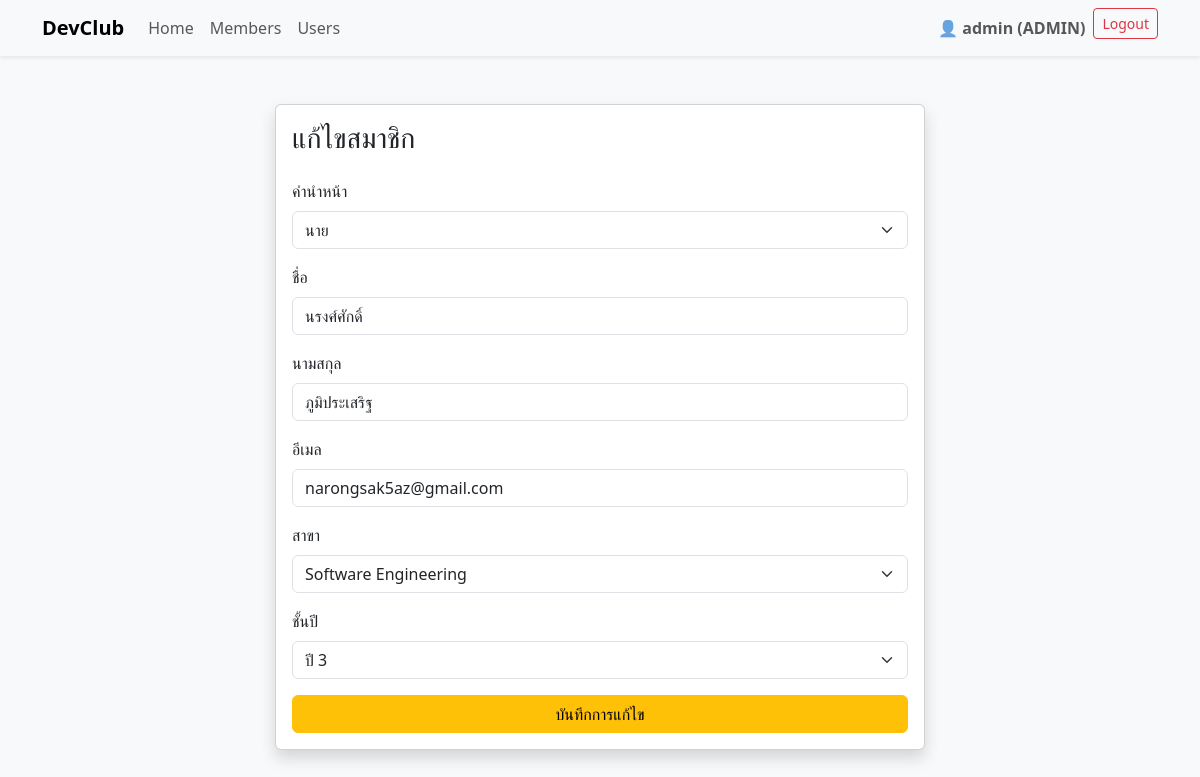
/frontend/form_member.php?id=1 (signed in), run on the app's committed database.
### tables this page shows
CREATE TABLE `members` (
  `id` int(11) NOT NULL,
  `title` enum('นาย','นาง','นางสาว','Mr','Ms') DEFAULT NULL,
  `firstname` varchar(255) DEFAULT NULL,
  `lastname` varchar(255) DEFAULT NULL,
  `email` varchar(255) DEFAULT NULL,
  `major` int(11) DEFAULT NULL,
  `year` int(11) DEFAULT NULL
);

CREATE TABLE `majors` (
  `id` int(11) NOT NULL,
  `name` varchar(100) NOT NULL
);

### frontend/form_member.php (the view, shortened to what this page needs)
<?php
require_once "../configs/connect.php";
$editing = false;
$member = null;
if (isset($_GET['id'])) {
    $editing = true;
    $id = $_GET['id'];
    $stmt = $conn->prepare("SELECT * FROM members WHERE id = :id");
    $stmt->bindParam(":id", $id);
    $stmt->execute();
    $member = $stmt->fetch(PDO::FETCH_ASSOC);
}
$majorStmt = $conn->query("SELECT id, name FROM majors ORDER BY name ASC");
$majors = $majorStmt->fetchAll(PDO::FETCH_ASSOC);
?>
<!doctype html>
<html lang="en">
<head>
    <link href="https://cdn.jsdelivr.net/npm/bootstrap@5.3.2/dist/css/bootstrap.min.css" rel="stylesheet">
</head>
<body class="bg-light">
<?php require_once "../layouts/navbar.php"; ?>
<div class="container py-5">
    <div class="card shadow mx-auto" style="max-width: 650px;">
        <div class="card-body">
            <h3 class="mb-4">
                <?= $editing ? "แก้ไขสมาชิก" : "เพิ่มสมาชิกใหม่" ?>
            </h3>
            <form action="../backend/member_api.php" method="POST">
                <div class="mb-3">
                    <label class="form-label">คำนำหน้า</label>
                    <select name="title" class="form-select" required>
                        <?php
                        $titles = ['นาย', 'นางสาว', 'นาง', 'Mr', 'Ms'];
                        foreach ($titles as $t):
                        ?>
                            <option value="<?= $t ?>"
                                <?= ($editing && $member['title'] === $t) ? "selected" : "" ?>>
                                <?= $t ?>
                            </option>
                        <?php endforeach; ?>
                    </select>
                </div>
                <div class="mb-3">
                    <label class="form-label">ชื่อ</label>
                    <input type="text" class="form-control" name="firstname"
                           value="<?= $editing ? htmlspecialchars($member['firstname']) : "" ?>"
                           required>
                </div>
                <div class="mb-3">
                    <label class="form-label">นามสกุล</label>
                    <input type="text" class="form-control" name="lastname"
                           value="<?= $editing ? htmlspecialchars($member['lastname']) : "" ?>"
                           required>
                </div>
                <div class="mb-3">
                    <label class="form-label">อีเมล</label>
                    <input type="email" class="form-control" name="email"
                           value="<?= $editing ? htmlspecialchars($member['email']) : "" ?>"
                           required>
                </div>
                <div class="mb-3">
                    <label class="form-label">สาขา</label>
                    <select name="major" class="form-select" required>
                        <?php foreach ($majors as $mj): ?>
                            <option value="<?= $mj['id'] ?>"
                                <?= ($editing && $member['major'] == $mj['id']) ? "selected" : "" ?>>
                                <?= htmlspecialchars($mj['name']) ?>
                            </option>
                        <?php endforeach; ?>
                    </select>
                </div>
                <div class="mb-3">
                    <label class="form-label">ชั้นปี</label>
                    <select name="year" class="form-select" required>
                        <?php for ($i = 1; $i <= 4; $i++): ?>
                            <option value="<?= $i ?>"
                                <?= ($editing && $member['year'] == $i) ? "selected" : "" ?>>
                                ปี <?= $i ?>
                            </option>
                        <?php endfor; ?>
                    </select>
                </div>
                <div class="d-grid">
                    <button type="submit"
                        class="btn btn-<?= $editing ? "warning" : "primary" ?>"
                        name="<?= $editing ? "update" : "add" ?>">
                        <?= $editing ? "บันทึกการแก้ไข" : "เพิ่มสมาชิก" ?>
                    </button>
                </div>
            </form>
        </div>
    </div>
</div>
</body>
</html>

### data on the page
members: title "นาย", firstname "นรงศ์ศักดิ์", lastname "ภูมิประเสริฐ", email "narongsak5az@gmail.com", major "Software Engineering", year "ปี 3"

### other printed values
$_SESSION['username'] "admin"
$_SESSION['role'] "ADMIN"
